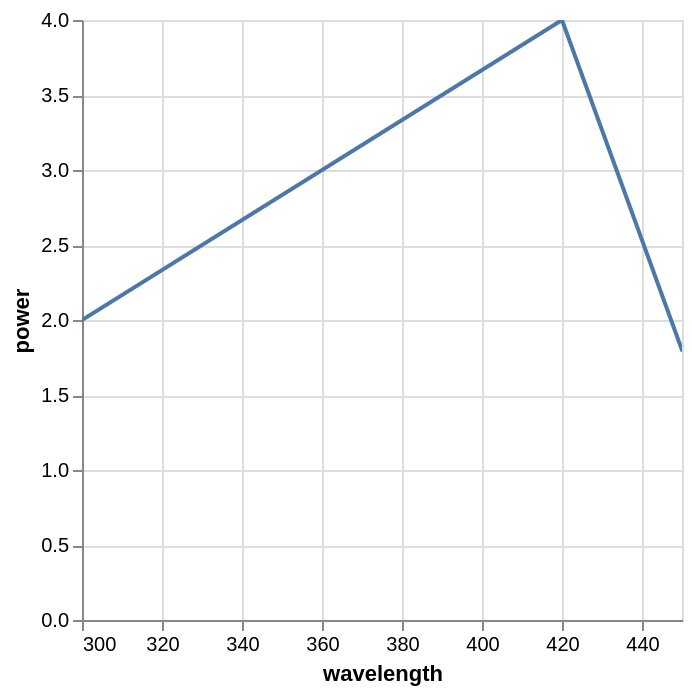

Describe this chart as a Vega-Lite specification.
### Vega-Lite specification from a JSON file in a GitHub repository (floating-point values rounded to 4 significant figures)
{"$schema": "https://vega.github.io/schema/vega-lite/v5.json", "data": {"values": [{"wavelength": 250, "power": 1}, {"wavelength": 300, "power": 2}, {"wavelength": 420, "power": 4}, {"wavelength": 450, "power": 1.8}, {"wavelength": 500, "power": 1.1}]}, "mark": {"type": "line", "clip": true}, "encoding": {"x": {"field": "wavelength", "type": "quantitative", "scale": {"domain": [300, 450]}}, "y": {"field": "power", "type": "quantitative"}}}
